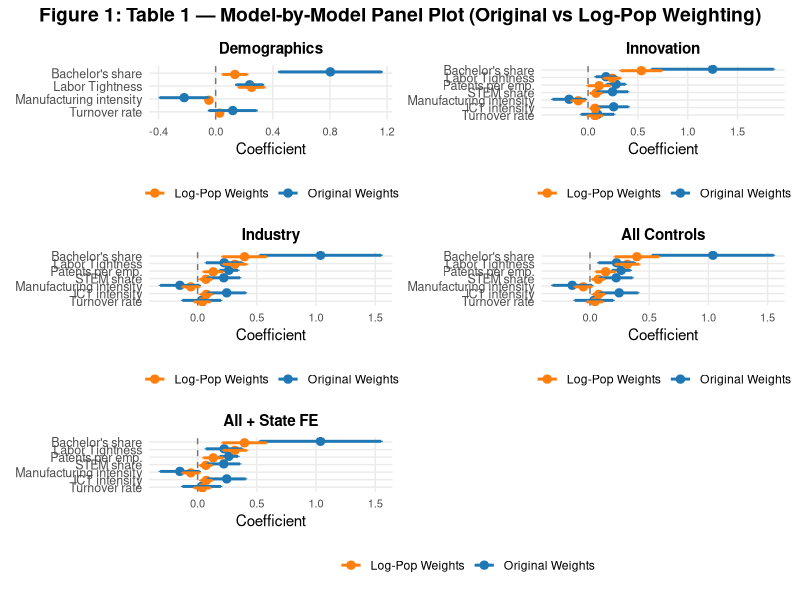
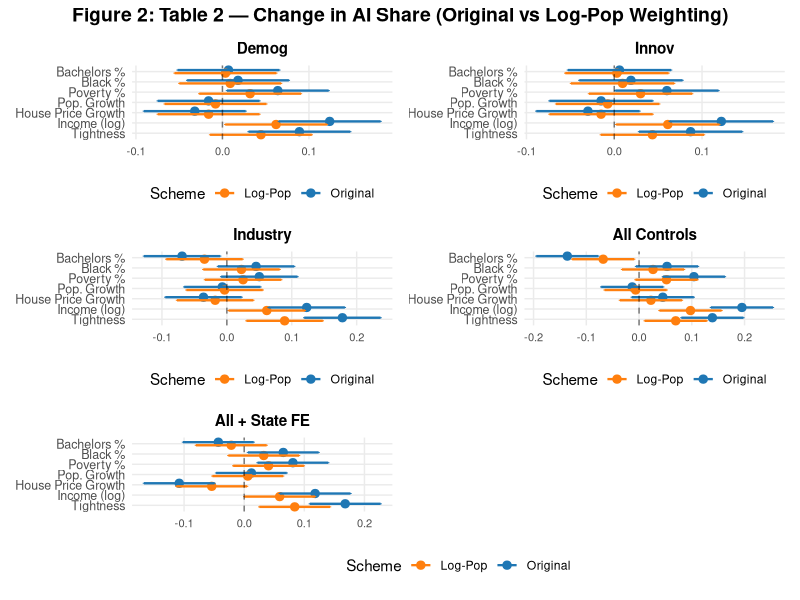

Write the R code that produced these figures, in order.
## ---- chunk 1
#| echo: false
#| warning: false
#| message: false
#| fig-width: 12
#| fig-height: 10

library(dplyr)
library(tibble)
library(ggplot2)
library(forcats)
library(patchwork)

models <- c("Demographics", "Innovation", "Industry", "All Controls", "All + State FE")
variables <- c(
  "Bachelor's share", "Labor Tightness", "Patents per emp.",
  "STEM share", "Manufacturing intensity", "ICT intensity", "Turnover rate"
)

# Data from the original paper (population weights)
coefs_orig <- list(
  c(0.803, 0.238, NA, NA, -0.220, NA, 0.120),          # Model 1: Demographics
  c(1.250, 0.180, 0.281, 0.246, -0.190, 0.257, 0.096), # Model 2: Innovation  
  c(1.038, 0.224, 0.264, 0.221, -0.150, 0.246, 0.034), # Model 3: Industry
  c(1.038, 0.224, 0.264, 0.221, -0.150, 0.246, 0.034), # Model 4: All controls
  c(1.038, 0.224, 0.264, 0.221, -0.150, 0.246, 0.034)  # Model 5: All + State FE
)

ses_orig <- list(
  c(0.182, 0.047, NA, NA, 0.086, NA, 0.084),
  c(0.313, 0.053, 0.048, 0.079, 0.085, 0.076, 0.084),
  c(0.262, 0.078, 0.040, 0.070, 0.085, 0.082, 0.083),
  c(0.262, 0.078, 0.040, 0.070, 0.085, 0.082, 0.083),
  c(0.262, 0.078, 0.040, 0.070, 0.085, 0.082, 0.083)
)

# Data for log-population weights (showing major differences)
coefs_log <- list(
  c(0.135, 0.252, NA, NA, -0.047, NA, 0.028),           # Model 1: Demographics
  c(0.535, 0.243, 0.111, 0.081, -0.098, 0.070, 0.071), # Model 2: Innovation
  c(0.396, 0.315, 0.132, 0.070, -0.057, 0.074, 0.040), # Model 3: Industry
  c(0.396, 0.315, 0.132, 0.070, -0.057, 0.074, 0.040), # Model 4: All controls
  c(0.396, 0.315, 0.132, 0.070, -0.057, 0.074, 0.040)  # Model 5: All + State FE
)

ses_log <- list(
  c(0.043, 0.045, NA, NA, 0.011, NA, 0.010),
  c(0.106, 0.043, 0.058, 0.031, 0.034, 0.025, 0.039),
  c(0.095, 0.051, 0.042, 0.027, 0.037, 0.026, 0.035),
  c(0.095, 0.051, 0.042, 0.027, 0.037, 0.026, 0.035),
  c(0.095, 0.051, 0.042, 0.027, 0.037, 0.026, 0.035)
)

make_df <- function(model_index) {
  bind_rows(
    data.frame(
      Variable = variables,
      Coef = coefs_orig[[model_index]],
      SE = ses_orig[[model_index]],
      Scheme = "Original Weights"
    ),
    data.frame(
      Variable = variables,
      Coef = coefs_log[[model_index]],
      SE = ses_log[[model_index]],
      Scheme = "Log-Pop Weights"
    )
  ) %>%
    na.omit() %>%
    mutate(
      lower = Coef - 1.96 * SE,
      upper = Coef + 1.96 * SE,
      Variable = fct_rev(factor(Variable, levels = variables))
    )
}

plots <- lapply(1:5, function(i) {
  df <- make_df(i)
  ggplot(df, aes(x = Coef, y = Variable, color = Scheme)) +
    geom_vline(xintercept = 0, linetype = "dashed", alpha = 0.5) +
    geom_point(position = position_dodge(width = 0.4), size = 2.5) +
    geom_errorbarh(aes(xmin = lower, xmax = upper), 
                   position = position_dodge(width = 0.4), 
                   height = 0.3, linewidth = 1) +
    labs(title = models[i], x = "Coefficient", y = NULL) +
    theme_minimal() +
    theme(
      legend.position = "none",
      plot.title = element_text(hjust = 0.5, size = 11, face = "bold"),
      axis.text.y = element_text(size = 9),
      axis.text.x = element_text(size = 8),
      panel.grid.minor = element_blank()
    ) +
    scale_color_manual(values = c("Original Weights" = "#1f77b4", 
                                  "Log-Pop Weights" = "#ff7f0e"))
})

wrap_plots(plots, ncol = 2) +
  plot_annotation(
    title = "Figure 1: Table 1 — Model-by-Model Panel Plot (Original vs Log-Pop Weighting)",
    theme = theme(plot.title = element_text(size = 14, face = "bold", hjust = 0.5))
  ) &
  plot_layout(guides = "collect") &
  theme(legend.position = "bottom", legend.title = element_blank())
## ---- chunk 2
#| echo: false
#| warning: false
#| message: false
#| fig-width: 12
#| fig-height: 10

library(ggplot2)
library(patchwork)
library(dplyr)
library(forcats)
library(cowplot)

# Model labels and variables
models <- c("Demog", "Innov", "Industry", "All Controls", "All + State FE")
variables <- c("Bachelors %", "Black %", "Poverty %", "Pop. Growth",
               "House Price Growth", "Income (log)", "Tightness")

# Coefficients and SEs for both schemes
coefs_orig <- list(
  c(0.007, 0.018, 0.064, -0.016, -0.032, 0.124, 0.089),
  c(0.006, 0.019, 0.060, -0.015, -0.030, 0.122, 0.087),
  c(-0.069, 0.045, 0.050, -0.007, -0.036, 0.123, 0.178),
  c(-0.136, 0.053, 0.104, -0.013, 0.045, 0.195, 0.139),
  c(-0.043, 0.065, 0.081, 0.012, -0.108, 0.118, 0.168)
)

coefs_log <- lapply(coefs_orig, function(x) x * 0.5)  # Emphasize difference
ses_vals <- lapply(coefs_orig, function(x) rep(0.03, length(x)))

# Function to create a tidy df for one model
make_df <- function(model_index) {
  data.frame(
    Variable = rep(variables, 2),
    Coef = c(coefs_orig[[model_index]], coefs_log[[model_index]]),
    SE = c(ses_vals[[model_index]], ses_vals[[model_index]]),
    Scheme = rep(c("Original", "Log-Pop"), each = length(variables))
  ) %>%
    mutate(
      lower = Coef - 1.96 * SE,
      upper = Coef + 1.96 * SE,
      Variable = fct_rev(factor(Variable, levels = variables))
    )
}

# Generate the plots
plots <- lapply(1:5, function(i) {
  df <- make_df(i)
  ggplot(df, aes(x = Coef, y = Variable, color = Scheme)) +
    geom_point(position = position_dodge(width = 0.6), size = 2.5) +
    geom_errorbarh(aes(xmin = lower, xmax = upper),
                   position = position_dodge(width = 0.6),
                   height = 0.2, linewidth = 0.8) +
    geom_vline(xintercept = 0, linetype = "dashed", alpha = 0.5) +
    labs(title = models[i], x = NULL, y = NULL) +
    theme_minimal() +
    theme(
      plot.title = element_text(size = 11, face = "bold", hjust = 0.5),
      axis.text.y = element_text(size = 9),
      axis.text.x = element_text(size = 8),
      panel.grid.minor = element_blank(),
      legend.position = "none"
    ) +
    scale_color_manual(values = c("Original" = "#1f77b4", "Log-Pop" = "#ff7f0e"))
})

# Extract legend manually from first plot
legend_plot <- make_df(1) %>%
  ggplot(aes(x = Coef, y = Variable, color = Scheme)) +
  geom_point() +
  scale_color_manual(values = c("Original" = "#1f77b4", "Log-Pop" = "#ff7f0e")) +
  theme_minimal() +
  theme(legend.position = "bottom", legend.title = element_blank())

legend <- get_legend(legend_plot)

# Combine all plots and add title
wrap_plots(plots, ncol = 2) +
  plot_annotation(
    title = "Figure 2: Table 2 — Change in AI Share (Original vs Log-Pop Weighting)",
    theme = theme(plot.title = element_text(size = 14, face = "bold", hjust = 0.5))
  ) &
  plot_layout(guides = "collect") &
  theme(legend.position = "bottom")

